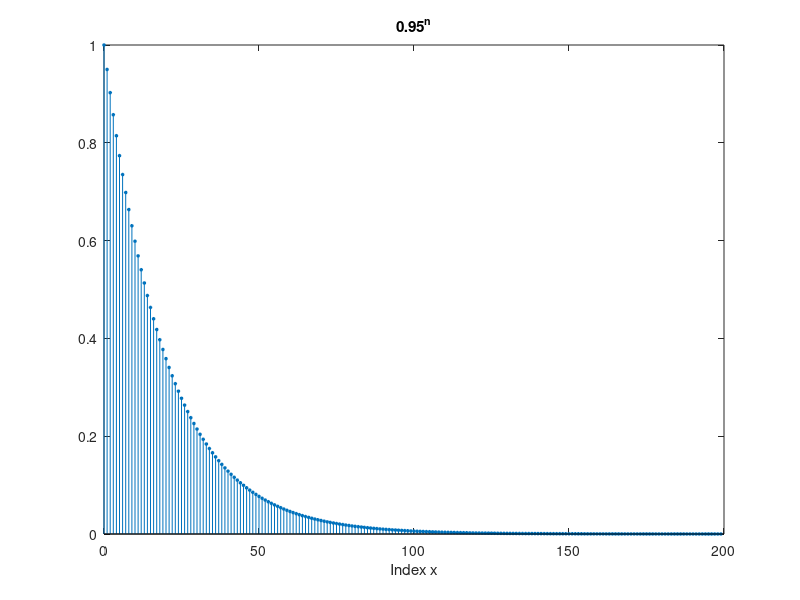

Recreate this plot in MATLAB.
%part 2
alpha = 0.95;
t = linspace(0,199,200);  
Ts = 1.0e-3; 
x = alpha.^(1000*t*Ts);

figure 
stem(0:199,x,'filled','MarkerSize',2)
xlabel('Index x')
title(sprintf('%0.2f^n', alpha))
xlim([0 200])


